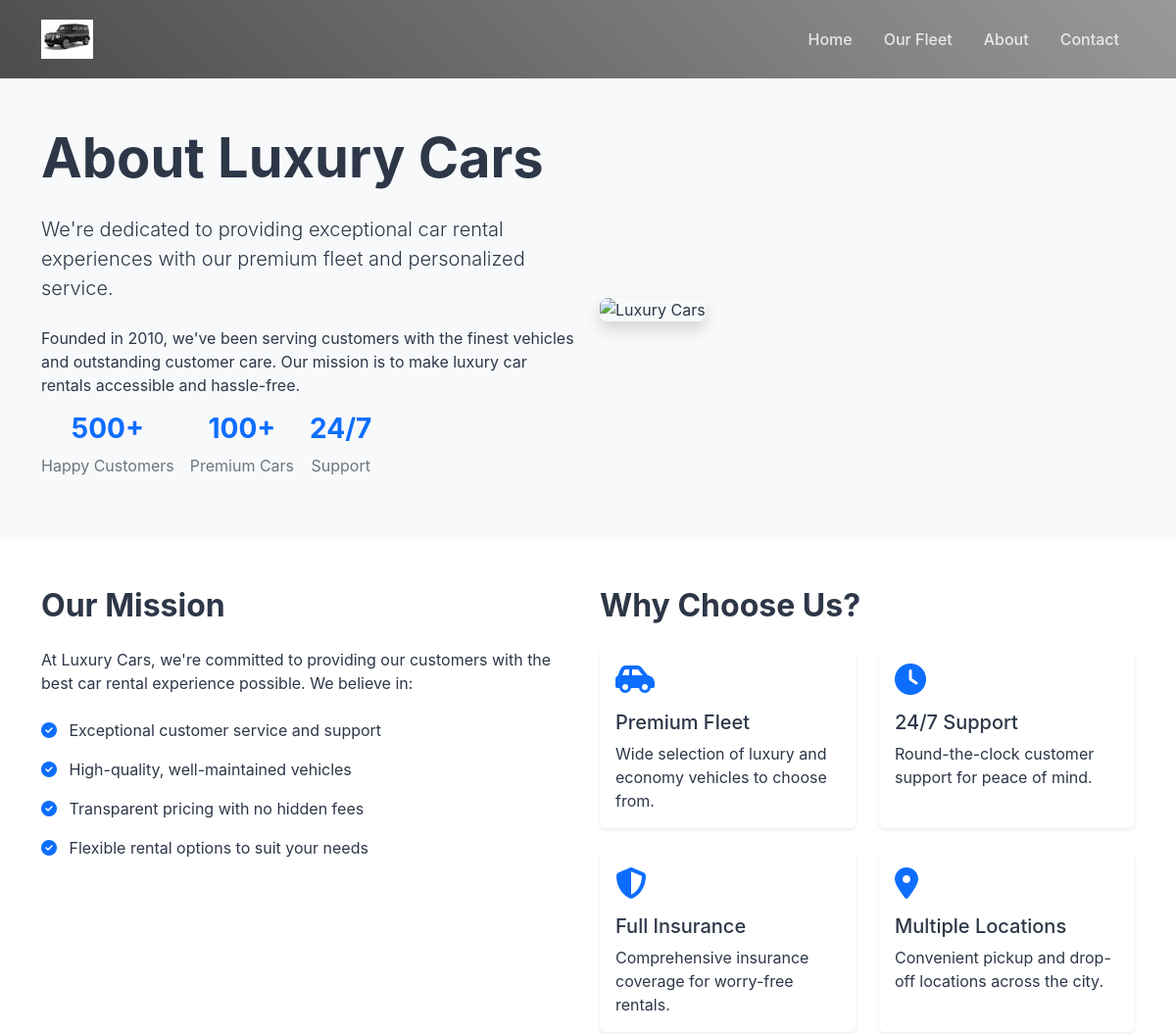
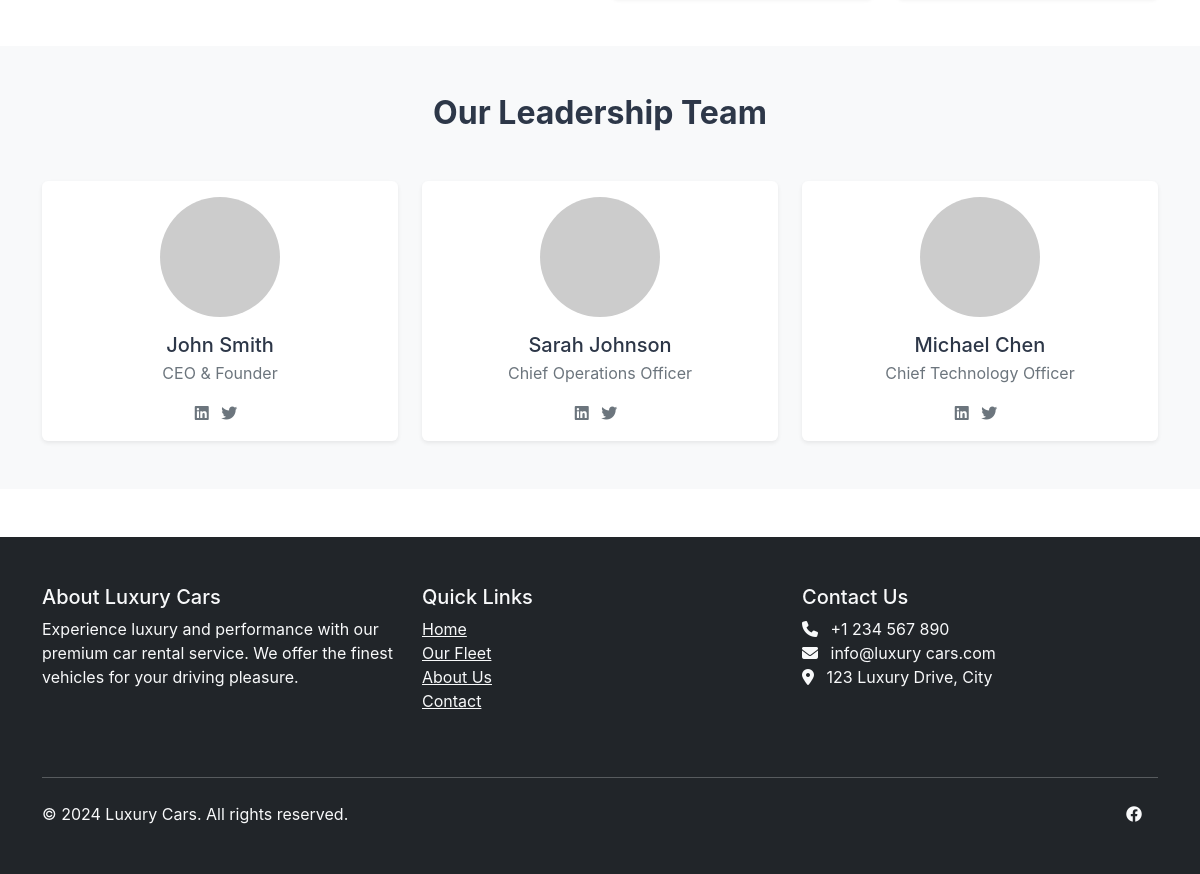
The page /about/ on the database its author committed (2 pictures, top to bottom).
### rentals/models.py (models this page shows, shortened)
class SiteSettings(models.Model):
    site_name = models.CharField(max_length=100, default='Car Rental Site')
    site_logo = models.ImageField(upload_to='site/', null=True, blank=True)
    class Meta:
        verbose_name = 'Site Settings'
        verbose_name_plural = 'Site Settings'
    @classmethod
    def get_settings(cls):
        return cls.objects.first() or cls.objects.create()

class SocialMedia(models.Model):
    PLATFORM_CHOICES = [
        ('facebook', 'Facebook'),
        ('instagram', 'Instagram'),
        ('twitter', 'Twitter'),
        ('linkedin', 'LinkedIn'),
        ('youtube', 'YouTube'),
        ('pinterest', 'Pinterest'),
        ('tiktok', 'TikTok'),
    ]
    platform = models.CharField(max_length=20, choices=PLATFORM_CHOICES)
    url = models.URLField()
    is_active = models.BooleanField(default=True)
    class Meta:
        verbose_name = 'Social Media Link'
        verbose_name_plural = 'Social Media Links'

### rentals/views.py (the view)
# urls.py: path('about/', views.about, name='about'),
def about(request):
    return render(request, 'rentals/about.html')

### rentals/context_processors.py (called while the page is built)
def site_settings(request):
    return {
        'site_settings': SiteSettings.get_settings()
    }

def social_media_links(request):
    return {
        'social_media_links': SocialMedia.objects.filter(is_active=True)
    }

def faqs(request):
    return {
        'global_faqs': FAQ.objects.filter(is_active=True).order_by('order', 'id')[:5]
    }

### templates/rentals/about.html (shortened to what this page needs)
{% extends 'rentals/base.html' %}
{% load static %}
{% block content %}
<section class="about-hero py-5 bg-light">
    <div class="container">
        <div class="row align-items-center">
            <div class="col-lg-6">
                <h1 class="display-4 fw-bold mb-4">About {{ site_settings.site_name|default:"DriveElite" }}</h1>
                <p class="lead mb-4">We're dedicated to providing exceptional car rental experiences with our premium fleet and personalized service.</p>
                <p>Founded in 2010, we've been serving customers with the finest vehicles and outstanding customer care. Our mission is to make luxury car rentals accessible and hassle-free.</p>
                <div class="d-flex gap-3">
                    <div class="text-center">
                        <h3 class="fw-bold text-primary">500+</h3>
                        <p class="text-muted">Happy Customers</p>
                    </div>
                    <div class="text-center">
                        <h3 class="fw-bold text-primary">100+</h3>
                        <p class="text-muted">Premium Cars</p>
                    </div>
                    <div class="text-center">
                        <h3 class="fw-bold text-primary">24/7</h3>
                        <p class="text-muted">Support</p>
                    </div>
                </div>
            </div>
            <div class="col-lg-6">
                <img src="https://images.unsplash.com/photo-1549317661-bd32c8ce0db2" alt="Luxury Cars" class="img-fluid rounded-3 shadow">
            </div>
        </div>
    </div>
</section>
<section class="our-mission py-5">
    <div class="container">
        <div class="row">
            <div class="col-lg-6 mb-4">
                <h2 class="fw-bold mb-4">Our Mission</h2>
                <p class="mb-4">At {{ site_settings.site_name|default:"DriveElite" }}, we're committed to providing our customers with the best car rental experience possible. We believe in:</p>
                <ul class="list-unstyled">
                    <li class="mb-3">
                        <i class="fas fa-check-circle text-primary me-2"></i>
                        Exceptional customer service and support
                    </li>
                    <li class="mb-3">
                        <i class="fas fa-check-circle text-primary me-2"></i>
                        High-quality, well-maintained vehicles
                    </li>
                    <li class="mb-3">
                        <i class="fas fa-check-circle text-primary me-2"></i>
                        Transparent pricing with no hidden fees
                    </li>
                    <li class="mb-3">
                        <i class="fas fa-check-circle text-primary me-2"></i>
                        Flexible rental options to suit your needs
                    </li>
                </ul>
            </div>
            <div class="col-lg-6">
                <h2 class="fw-bold mb-4">Why Choose Us?</h2>
                <div class="row g-4">
                    <div class="col-md-6">
                        <div class="card h-100 border-0 shadow-sm">
                            <div class="card-body">
                                <i class="fas fa-car-side fa-2x text-primary mb-3"></i>
                                <h5 class="card-title">Premium Fleet</h5>
                                <p class="card-text">Wide selection of luxury and economy vehicles to choose from.</p>
                            </div>
                        </div>
                    </div>
                    <div class="col-md-6">
                        <div class="card h-100 border-0 shadow-sm">
                            <div class="card-body">
                                <i class="fas fa-clock fa-2x text-primary mb-3"></i>
                                <h5 class="card-title">24/7 Support</h5>
                                <p class="card-text">Round-the-clock customer support for peace of mind.</p>
                            </div>
                        </div>
                    </div>
                    <div class="col-md-6">
                        <div class="card h-100 border-0 shadow-sm">
                            <div class="card-body">
                                <i class="fas fa-shield-alt fa-2x text-primary mb-3"></i>
                                <h5 class="card-title">Full Insurance</h5>
                                <p class="card-text">Comprehensive insurance coverage for worry-free rentals.</p>
                            </div>
                        </div>
                    </div>
                    <div class="col-md-6">
                        <div class="card h-100 border-0 shadow-sm">
                            <div class="card-body">
                                <i class="fas fa-map-marker-alt fa-2x text-primary mb-3"></i>
                                <h5 class="card-title">Multiple Locations</h5>
                                <p class="card-text">Convenient pickup and drop-off locations across the city.</p>
                            </div>
                        </div>
                    </div>
                </div>
            </div>
        </div>
    </div>
</section>
<section class="team-section py-5 bg-light">
    <div class="container">
        <h2 class="text-center fw-bold mb-5">Our Leadership Team</h2>
        <div class="row g-4">
            <div class="col-md-4">
                <div class="card border-0 shadow-sm">
                    <div class="card-body text-center">
                        <img src="https://randomuser.me/api/portraits/men/1.jpg" alt="CEO" class="rounded-circle mb-3" width="120">
                        <h5 class="card-title mb-1">John Smith</h5>
                        <p class="text-muted mb-3">CEO & Founder</p>
                        <div class="social-links">
                            <a href="#" class="text-muted me-2"><i class="fab fa-linkedin"></i></a>
                            <a href="#" class="text-muted me-2"><i class="fab fa-twitter"></i></a>
                        </div>
                    </div>
                </div>
            </div>
            <div class="col-md-4">
                <div class="card border-0 shadow-sm">
                    <div class="card-body text-center">
                        <img src="https://randomuser.me/api/portraits/women/1.jpg" alt="COO" class="rounded-circle mb-3" width="120">
                        <h5 class="card-title mb-1">Sarah Johnson</h5>
                        <p class="text-muted mb-3">Chief Operations Officer</p>
                        <div class="social-links">
                            <a href="#" class="text-muted me-2"><i class="fab fa-linkedin"></i></a>
                            <a href="#" class="text-muted me-2"><i class="fab fa-twitter"></i></a>
                        </div>
                    </div>
                </div>
            </div>
            <div class="col-md-4">
                <div class="card border-0 shadow-sm">
                    <div class="card-body text-center">
                        <img src="https://randomuser.me/api/portraits/men/2.jpg" alt="CTO" class="rounded-circle mb-3" width="120">
                        <h5 class="card-title mb-1">Michael Chen</h5>
                        <p class="text-muted mb-3">Chief Technology Officer</p>
                        <div class="social-links">
                            <a href="#" class="text-muted me-2"><i class="fab fa-linkedin"></i></a>
                            <a href="#" class="text-muted me-2"><i class="fab fa-twitter"></i></a>
                        </div>
                    </div>
                </div>
            </div>
        </div>
    </div>
</section>
{% endblock %}

### templates/rentals/base.html (shortened to what this page needs)
{% load static %}
<!DOCTYPE html>
<html lang="en">
<head>
    <link href="https://cdn.jsdelivr.net/npm/bootstrap@5.2.3/dist/css/bootstrap.min.css" rel="stylesheet">
    <link href="https://cdnjs.cloudflare.com/ajax/libs/font-awesome/6.4.0/css/all.min.css" rel="stylesheet">
    <link href="{% static 'css/custom.css' %}" rel="stylesheet">
    <link href="https://unpkg.com/aos@2.3.1/dist/aos.css" rel="stylesheet">
</head>
<body>
    <nav class="navbar navbar-expand-lg navbar-dark fixed-top">
        <div class="container">
            <a class="navbar-brand" href="{% url 'home' %}">
                {% if site_settings.site_logo %}
                <img src="{{ site_settings.site_logo.url }}" alt="{{ site_settings.site_name|default:'DriveElite' }}" height="40">
                {% else %}
                <img src="{% static 'images/logo.png' %}" alt="{{ site_settings.site_name|default:'DriveElite' }}" height="40">
                {% endif %}
            </a>
            <div class="collapse navbar-collapse" id="navbarNav">
                <ul class="navbar-nav ms-auto">
                    <li class="nav-item">
                        <a class="nav-link" href="{% url 'home' %}">Home</a>
                    </li>
                    <li class="nav-item">
                        <a class="nav-link" href="{% url 'cars_list' %}">Our Fleet</a>
                    </li>
                    <li class="nav-item">
                        <a class="nav-link" href="{% url 'about' %}">About</a>
                    </li>
                    <li class="nav-item">
                        <a class="nav-link" href="{% url 'contact' %}">Contact</a>
                    </li>
                </ul>
            </div>
        </div>
    </nav>
    <main>
        {% block content %}{% endblock %}
    </main>
    <footer class="bg-dark text-light py-5 mt-5">
        <div class="container">
            <div class="row">
                <div class="col-lg-4 mb-4" data-aos="fade-up">
                    <h5>About {{ site_settings.site_name|default:"DriveElite" }}</h5>
                    <p>Experience luxury and performance with our premium car rental service. We offer the finest vehicles for your driving pleasure.</p>
                </div>
                <div class="col-lg-4 mb-4" data-aos="fade-up" data-aos-delay="100">
                    <h5>Quick Links</h5>
                    <ul class="list-unstyled">
                        <li><a href="{% url 'home' %}" class="text-light">Home</a></li>
                        <li><a href="{% url 'cars_list' %}" class="text-light">Our Fleet</a></li>
                        <li><a href="{% url 'about' %}" class="text-light">About Us</a></li>
                        <li><a href="{% url 'contact' %}" class="text-light">Contact</a></li>
                    </ul>
                </div>
                <div class="col-lg-4 mb-4" data-aos="fade-up" data-aos-delay="200">
                    <h5>Contact Us</h5>
                    <ul class="list-unstyled">
                        <li><i class="fas fa-phone me-2"></i> +1 234 567 890</li>
                        <li><i class="fas fa-envelope me-2"></i> info@{{ site_settings.site_name|default:"driveelite"|lower }}.com</li>
                        <li><i class="fas fa-map-marker-alt me-2"></i> 123 Luxury Drive, City</li>
                    </ul>
                </div>
            </div>
            <hr class="my-4">
            <div class="row">
                <div class="col-md-6 text-center text-md-start">
                    <p class="mb-0">&copy; 2024 {{ site_settings.site_name|default:"DriveElite" }}. All rights reserved.</p>
                </div>
                <div class="col-md-6 text-center text-md-end">
                    {% if social_media_links %}
                        {% for link in social_media_links %}
                            <a href="{{ link.url }}" target="_blank" class="text-light me-3" title="{{ link.get_platform_display }}">
                                <i class="fab fa-{{ link.platform }}"></i>
                            </a>
                        {% endfor %}
                    {% else %}
                        <a href="#" class="text-light me-3"><i class="fab fa-facebook"></i></a>
                        <a href="#" class="text-light me-3"><i class="fab fa-instagram"></i></a>
                        <a href="#" class="text-light"><i class="fab fa-twitter"></i></a>
                    {% endif %}
                </div>
            </div>
        </div>
    </footer>
</body>
</html>

### templates/rentals/base.html (style rules this page uses)
:root { --primary-color: #4C7BFD; --secondary-color: #2D3748; --success: #48BB78; --warning: #ECC94B; --danger: #F56565; --info: #4299E1; --light-bg: #F7FAFC; --text-color: #2D3748; }
body { font-family: 'Inter', sans-serif; color: var(--text-color); background-color: #FFFFFF; }
.navbar { background: linear-gradient(45deg, rgba(0,0,0,0.7), rgba(0,0,0,0.4)); padding: 15px 0; transition: all 0.3s ease; z-index: 1000; }
.navbar-dark .navbar-nav .nav-link { color: rgba(255,255,255,0.8); font-weight: 500; padding: 0.5rem 1rem; transition: color 0.3s ease; }
main { padding-top: 80px; }

### rows shown on the page
SiteSettings: site_logo (picture), site_name "Luxury Cars", site_name "luxury cars"
